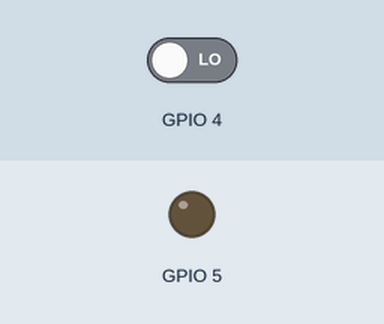
Simulated run of this sketch. Board: ESP32. Parts: output pins drawn as LEDs (lit = HIGH). The inputs (shaded band) are chosen by the test bench; at power-on: GPIO 4 LOW.

Above: at 1.2 s.
1.3 s: GPIO 4 driven HIGH
At 2.3 s:
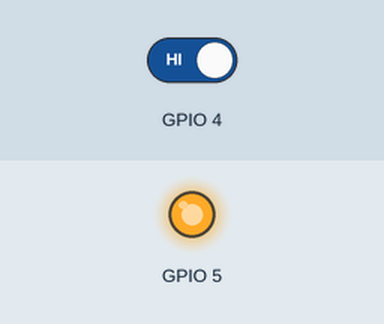
2.8 s: GPIO 4 driven LOW
At 3.4 s:
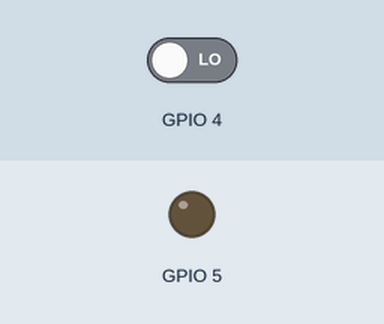
Timing chart, 0 to 5.8 s (numbered marks = the images above; inputs shaded):
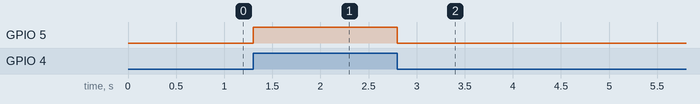

The sketch:

L06_digitalRead_PullDnInterno.ino
```cpp
void setup() {
  pinMode(4, INPUT_PULLDOWN);
  pinMode(5, OUTPUT);
}

void loop() {
  int v = digitalRead(4);
  digitalWrite(5, v);

}
```

Measured:
- after the input at 1.3 s, GPIO 5: LOW → HIGH at once
- after the input at 2.8 s, GPIO 5: HIGH → LOW at once
